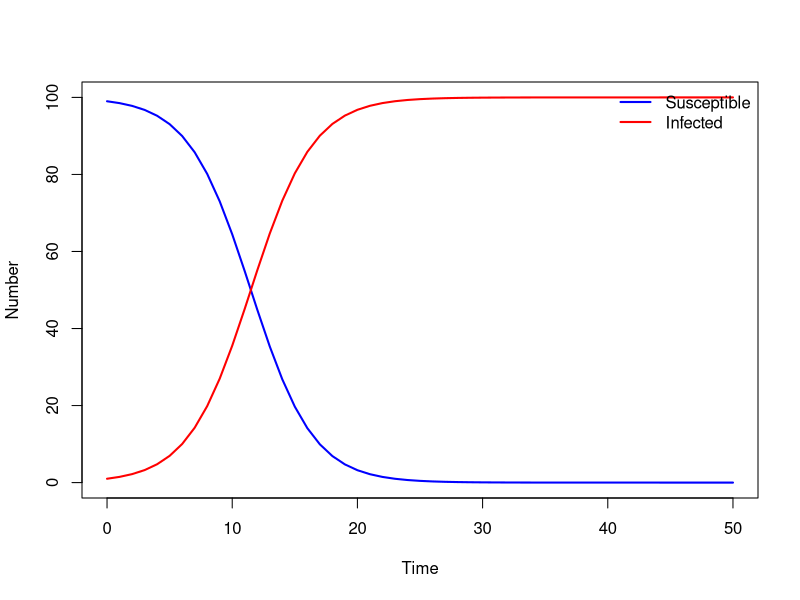
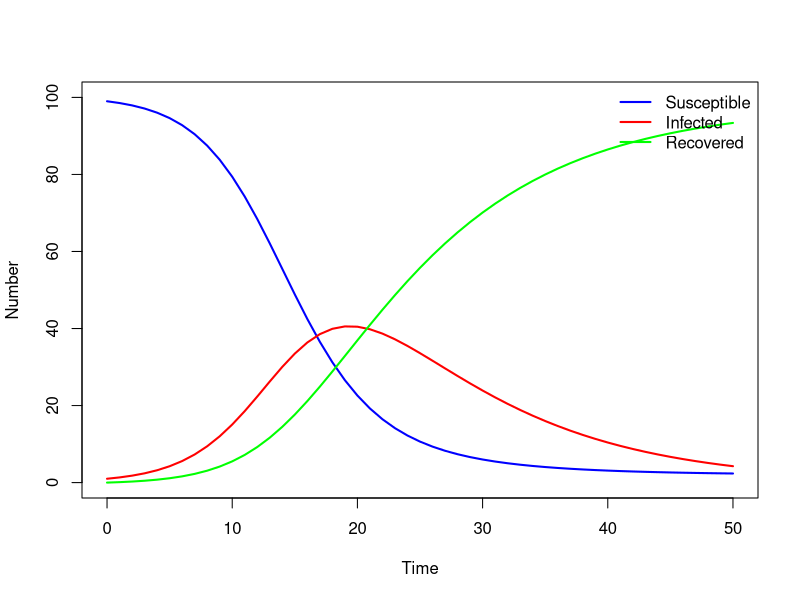
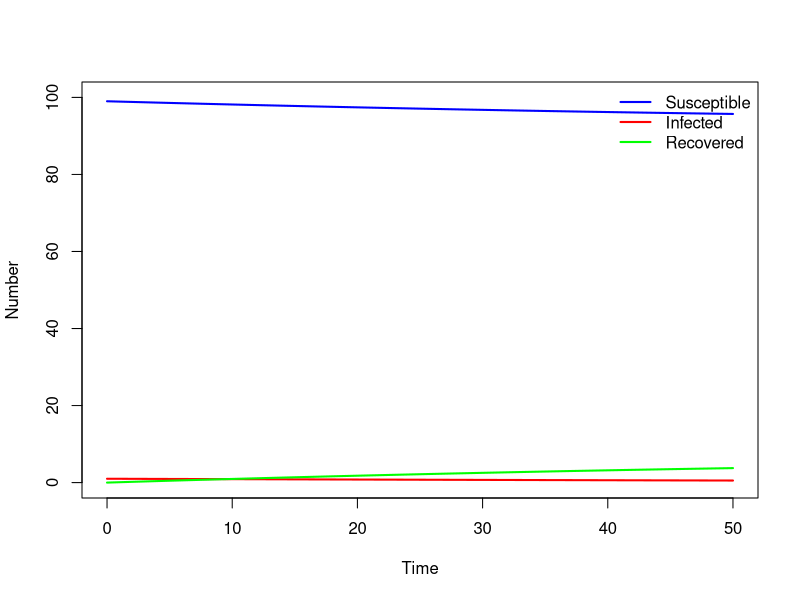
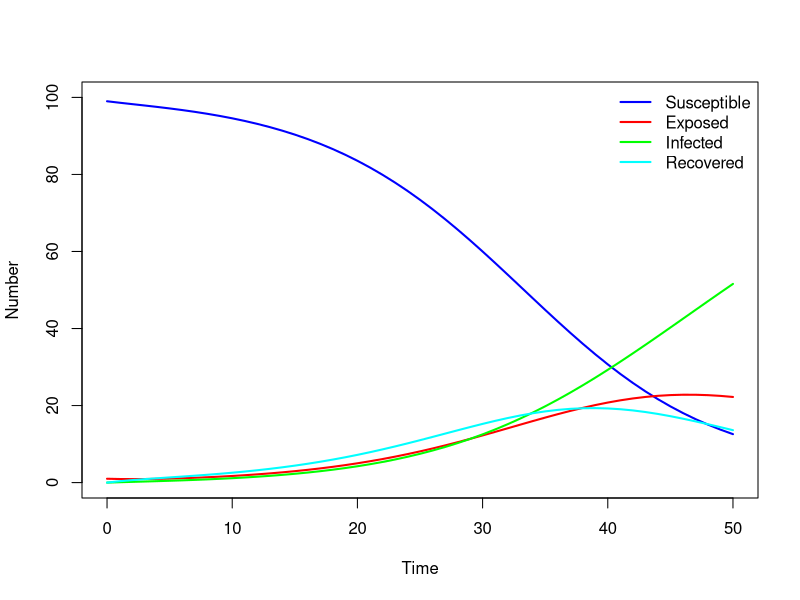
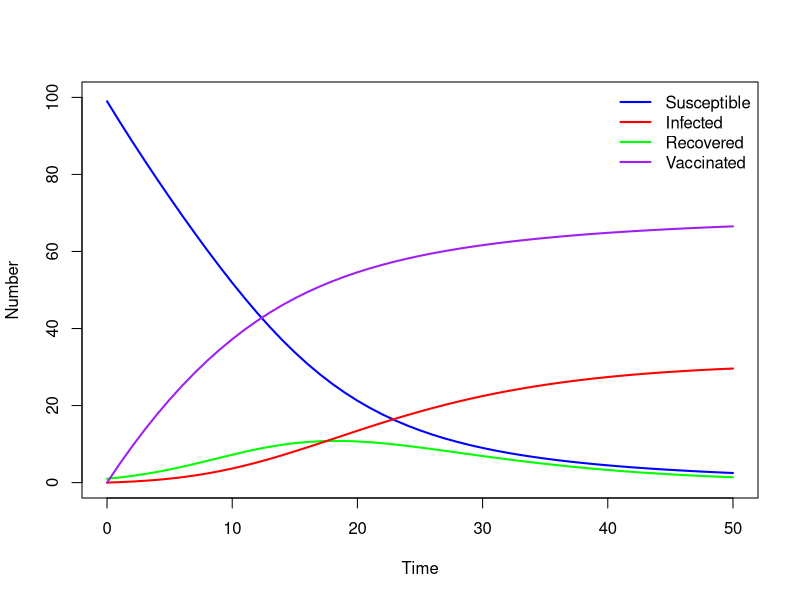

These figures' R source, in order:
## ---- chunk 1
library(deSolve) # Load in the deSolve package. If the package is not installed, install using the install.packages() function
# Define model function

SI_model <- function(times, state, parms){
  ## Define variables
  S <- state["S"]
  I <- state["I"]
  N <- S + I
  # Extract parameters
  beta <- parms["beta"]
  # Define differential equations
  dS <- - (beta * S * I) / N
  dI <- (beta * S * I) / N
  res <- list(c(dS, dI))
  return(res)
}

# Define parameter values
parameters <- c(beta = 0.4)

# Define time to solve equations
times <- seq(from = 0, to = 50, by = 1)

# Define initial conditions
N <- 100
I_0 <- 1
S_0 <- N - I_0
state <- c( S = S_0, I = I_0)

# Solve equations
output_raw <- ode(y = state, times = times, func = SI_model, parms = parameters,
                  method = "rk4")
# Convert to data frame for easy extraction of columns
output <- as.data.frame(output_raw)

# Plot output
par( mfrow = c(1, 1))
plot( output$time, output$S, type = "l", col = "blue", lwd = 2, ylim = c(0, N),
      xlab = "Time", ylab = "Number")
lines( output$time, output$I, lwd = 2, col = "red", type = "l")
legend("topright", legend = c("Susceptible", "Infected"),
       lty = c(1, 1), col = c("blue", "red"), lwd = 2, bty = "n")
## ---- chunk 2
# Define model function 
SIR_model <- function(times, state, parms){
  ## Define variables
  S <- state["S"]
  I <- state["I"]
  R <- state["R"]
  N <- S + I + R
  # Extract parameters
  beta <- parms["beta"]
  gamma <- parms["gamma"]
  # Define differential equations
  dS <- - (beta * S * I) / N
  dI <- (beta * S * I) / N - gamma * I
  dR <- gamma * I
  res <- list(c(dS, dI, dR ))
  return(res)
}
## ---- chunk 3
# Define parameter values
parameters <- c(beta = 0.4, gamma = 0.1)

# Define initial conditions
N <- 100
I_0 <- 1
S_0 <- N - I_0
R_0 <- 0
state <- c(S = S_0, I = I_0, R = R_0)

# Solve equations
output_raw <- ode(y = state, times = times, func = SIR_model, parms = parameters,
                  method = "rk4")
# Convert to data frame for easy extraction of columns
output <- as.data.frame(output_raw)

# Plot output
par(mfrow = c(1, 1))
plot(output$time, output$S, type = "l", col = "blue", lwd = 2, ylim = c(0, N),
     xlab = "Time", ylab = "Number")
lines(output$time, output$I, lwd = 2, col = "red")
lines(output$time, output$R, lwd = 2, col = "green")
legend( "topright", legend = c("Susceptible", "Infected", "Recovered"),
        lty = 1, col = c("blue", "red", "green"), lwd = 2, bty = "n")

## ---- chunk 4
parameters <- c(beta = 0.09, gamma = 0.1)

output_raw <- ode(y = state, times = times, func = SIR_model, parms = parameters,
                  method = "rk4")
# Convert to data frame for easy extraction of columns
output <- as.data.frame(output_raw)

# plot results
par(mfrow = c(1, 1))
plot( output$time, output$S, type = "l", col = "blue", lwd = 2, ylim = c(0, N),
      xlab = "Time", ylab = "Number")
lines(output$time, output$I, lwd = 2, col = "red")
lines(output$time, output$R, lwd = 2, col = "green")
legend("topright", legend = c("Susceptible", "Infected", "Recovered"),
       lty = 1, col = c("blue", "red", "green"), lwd = 2, bty = "n")

## ---- chunk 5
# Define model function 
SEIR_model <- function(times, state, parms){
  ## Define variables
  S <- state[1]
  E <- state[2]
  I <- state[3]
  R <- state[4]
  N <- S + E + I + R
  # Extract parameters
  beta <- parms["beta"]
  gamma <- parms["gamma"]
  delta <- parms["delta"]
  # Define differential equations
  dS <- - (beta * S * I ) / N
  dE <- (beta * S * I) / N - delta * E
  dI <- delta * E - gamma * I
  dR <- gamma * I
  res <- list(c(dS, dE, dI, dR))
  return(res)
}

# Define parameters  
parameters <- c( beta = 0.4, gamma = 0.1, delta = 0.14)

# Define time to run model
times <- seq(from = 0, to = 50, by = 1)

# Define initial conditions
N <- 100
I_0 <- 1
S_0  <- N - I_0
R_0 <- 0
state <- c(S = S_0, E = 0, I = I_0, R = R_0)

# Solve equations
output_raw <- ode(y = state, times = times, func = SEIR_model, parms = parameters,
                  method = "rk4")
# Convert to data frame for easy extraction of columns
output <- as.data.frame(output_raw)

# plot results
par(mfrow = c(1, 1))
plot( output$time, output$S, type = "l", col = "blue", lwd = 2, ylim = c(0, N),
      xlab = "Time", ylab = "Number")
lines(output$time, output$I, lwd = 2, col = "red")
lines(output$time, output$R, lwd = 2, col = "green")
lines(output$time, output$E, lwd = 2, col = "cyan")
legend("topright", legend =  c("Susceptible", "Exposed", "Infected", "Recovered"),
       lty = 1, col = c("blue", "red", "green", "cyan"), lwd = 2, bty = "n")

## ---- chunk 6
# Define model function 
SIRV_model <- function(times, state, parms){
  ## Define variables
  S <- state["S"]
  I <- state["I"]
  R <- state["R"]
  V <- state["V"]
  N <- S + I + R + V
  # Extract parameters
  beta <- parms["beta"]
  gamma <- parms["gamma"]
  v <- parms["v"]
  # Define differential equations
  dS <- - (beta * S * I) / N - v * S
  dI <- (beta * S * I) / N - gamma * I
  dR <- gamma * I
  dV <- v * S
  res <- list(c(dS, dI, dR, dV))
  return(res)
}


# Define parameter values
parameters <- c(beta = 0.4, gamma = 0.1, v = 0.05)

# Define initial conditions
N <- 100
I_0 <- 1
S_0 <- N - I_0
R_0 <- 0
V_0 <- 0
state <- c(S = S_0, I = I_0, R = R_0, V = V_0)

# Solve equations
output_raw <- ode(y = state, times = times, func = SIRV_model, parms = parameters,
                  method = "rk4")
# Convert to data frame for easy extraction of columns
output <- as.data.frame(output_raw)

# Plot results
par(mfrow = c(1, 1))
plot(output$time, output$S, type = "l", col = "blue", lwd = 2, ylim = c(0, N),
     xlab = "Time", ylab = "Number")
lines(output$time, output$I, lwd = 2, col = "green")
lines(output$time, output$R, lwd = 2, col = "red")
lines(output$time, output$V, lwd = 2, col = "purple")
legend( "topright", legend = c("Susceptible", "Infected", "Recovered", "Vaccinated"),
        lty=1, col = c("blue", "red", "green", 'purple'), lwd = 2, bty = "n")
